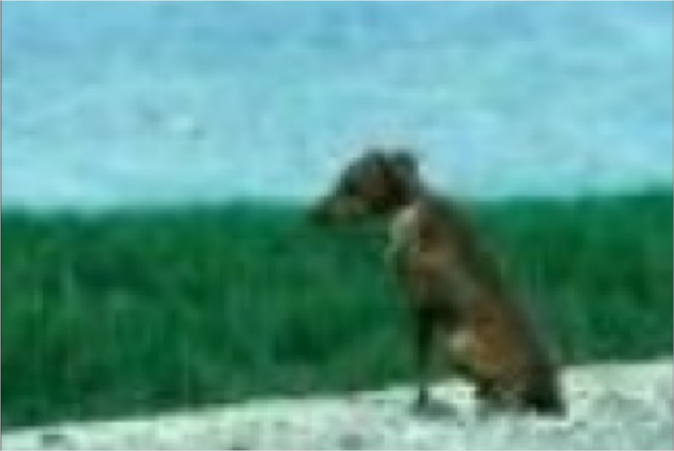
#> input picture 第六次作业/28-2200170262-邢永远/dog.png, 674 x 451 px, given in place of dog.jpg, which was not available
$ python Kmeans.py
#> lines starting #> are read from the running program, lines starting #| are printed output that depends on the picture; pictures that were not available may be replaced by others from this repository, and a replacement may not be noted
import numpy as np
import matplotlib.pyplot as plt
from PIL import Image

image_path = "C:/Users/王子川/Desktop/MATLAB   UI/dog.jpg"
I = np.array(Image.open(image_path)).astype(np.float64)

# 将图像的灰度值改为8档，方便分辨各灰度级
num_levels = 8
X_q = np.floor(I / (256 / num_levels))
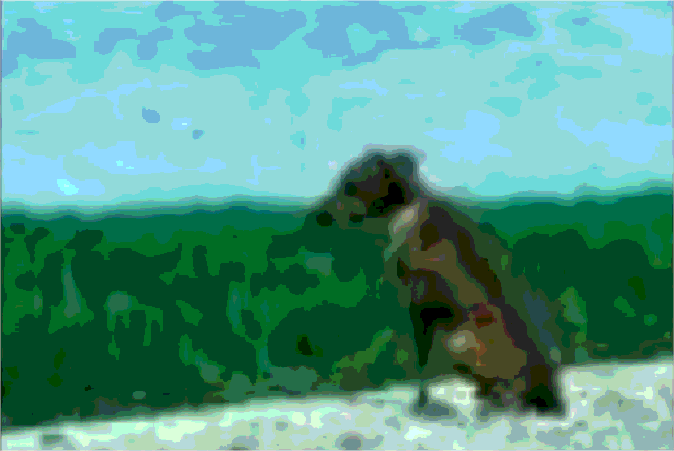
#> X_q: shape (451, 674, 4) float64; mean R, G, B, A 2.28, 4.21, 3.77, 6.98; transparent parts drawn white

h, w, c = I.shape  # 获取图像的高度、宽度和通道数
#> h = 451; w = 674; c = 4
I_reshape = np.reshape(X_q, (h * w, c))

K = 5  # 聚类中心数量

np.random.seed(0)
random_indices = np.random.randint(0, h * w, K)
#> random_indices = [117952, 152315, 122579, 86293, 211543]
centers = I_reshape[random_indices, :]
#> centers = [[4, 6, 6, 7], [0, 3, 1, 7], [3, 6, 6, 7], [4, 6, 6, 7], [0, 3, 1, 7]]

idx = np.zeros((h * w,), dtype=int)
distances = np.zeros((h * w, K))

# Kmeans 聚类实现
for iter in range(200):  # 最大二百次迭代
    # 计算每个点到聚类中心的距离
    for k in range(K):
        distances[:, k] = np.sum((I_reshape - centers[k, :]) ** 2, axis=1)

    # 将每个点置于最近的簇
    idx = np.argmin(distances, axis=1)

    # 更新中心
    new_centers = np.zeros((K, c))
    for k in range(K):
        cluster_points = I_reshape[idx == k, :]
        if len(cluster_points) > 0:
            new_centers[k, :] = np.mean(cluster_points, axis=0)

    if np.allclose(centers, new_centers):
        break

    centers = new_centers

clustered_image = np.zeros((h, w, c))
for i in range(K):
    clustered_image[idx.reshape(h, w) == i] = centers[i]
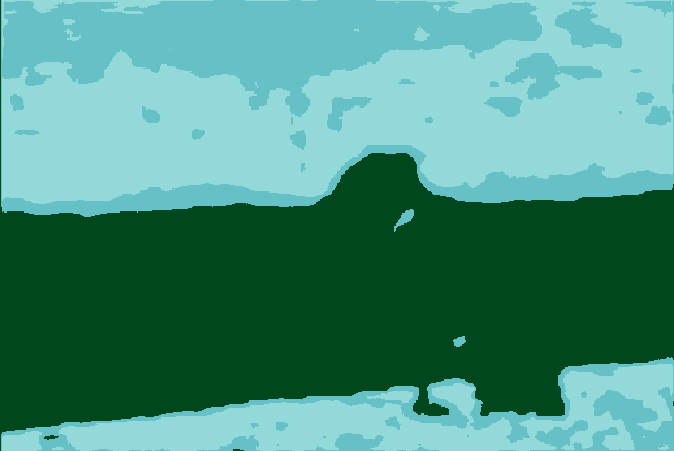
#> clustered_image: shape (451, 674, 4) float64; mean of channels 0, 1, 2, 3 2.28, 4.21, 3.77, 6.98; transparent parts drawn white

clustered_image = (clustered_image * (256 / num_levels)).astype(np.uint8)

plt.imshow(clustered_image)
plt.title('聚类结果图像')
plt.axis('off')
plt.show()
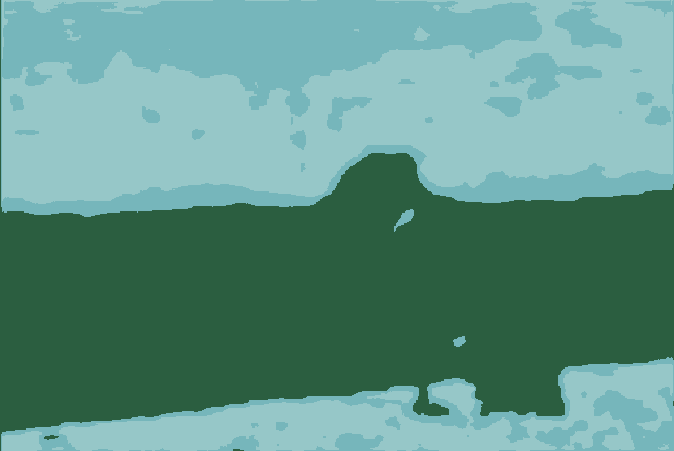
#> shown: shape (451, 674, 4); mean R, G, B, A 72.6, 134.1, 119.9, 222.8; transparent parts drawn white
